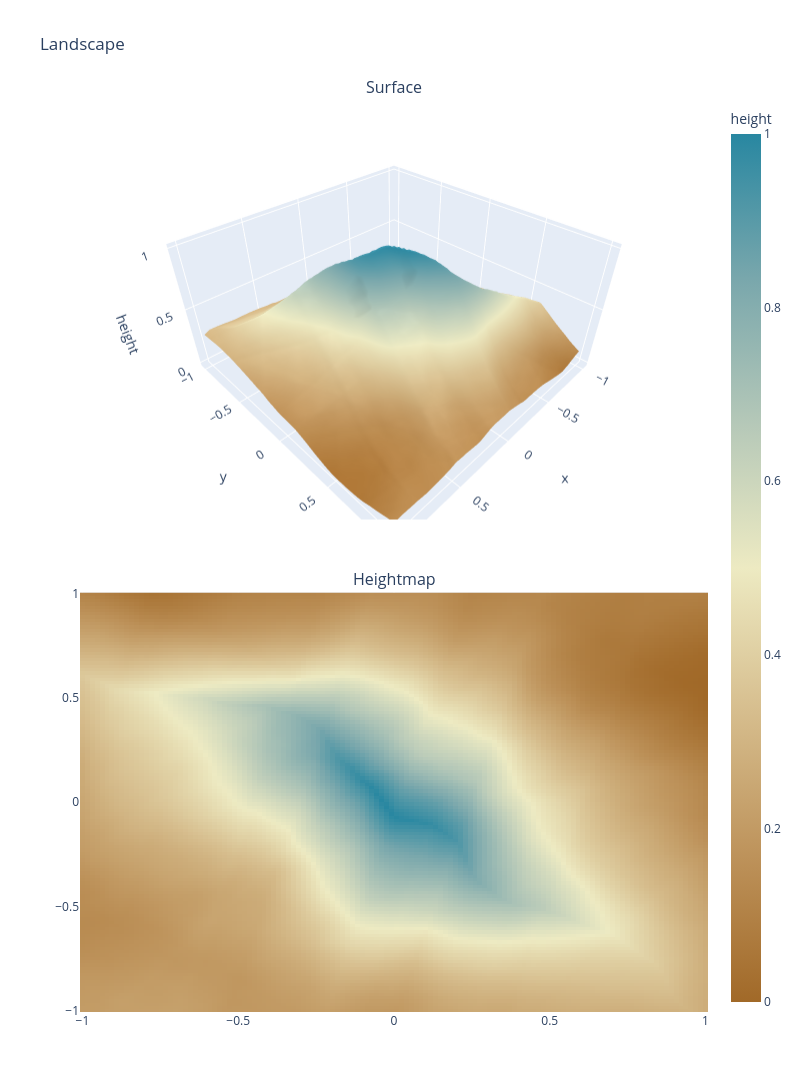

The notebook cell saved with this chart:
### Code cell
offset = (0, 0)
r = 1
x, y, xx, yy, rawheight = evaluate_on_grid(
    mountain_noise_train, offset, x_range=(-r, r), y_range=(-r, r)
)
height = minmax_norm(rawheight * kernel)
plot_landscape(x, y, xx, yy, height)
